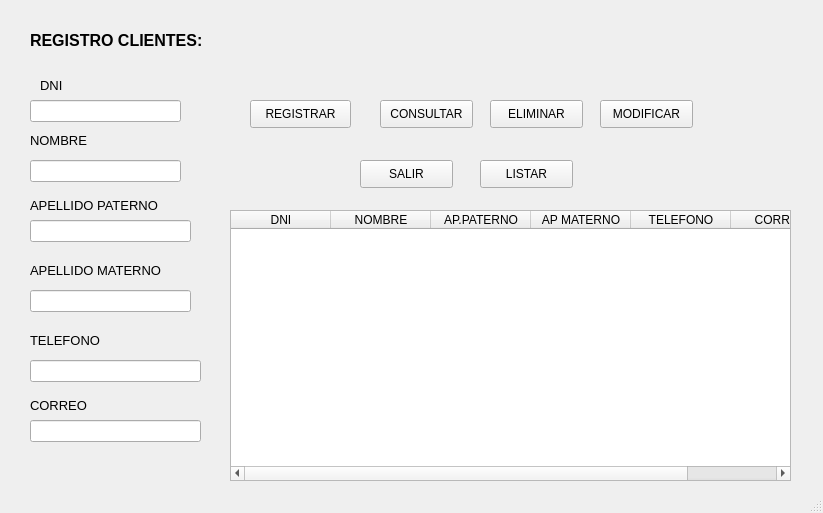
<?xml version="1.0" encoding="UTF-8"?>
<ui version="4.0">
 <class>MainWindow</class>
 <widget class="QMainWindow" name="MainWindow">
  <property name="geometry">
   <rect>
    <x>0</x>
    <y>0</y>
    <width>823</width>
    <height>513</height>
   </rect>
  </property>
  <property name="windowTitle">
   <string>MainWindow</string>
  </property>
  <widget class="QWidget" name="centralwidget">
   <widget class="QLabel" name="label">
    <property name="geometry">
     <rect>
      <x>30</x>
      <y>20</y>
      <width>231</width>
      <height>41</height>
     </rect>
    </property>
    <property name="font">
     <font>
      <weight>75</weight>
      <bold>true</bold>
     </font>
    </property>
    <property name="text">
     <string>&lt;html&gt;&lt;head/&gt;&lt;body&gt;&lt;p&gt;&lt;span style=&quot; font-size:12pt;&quot;&gt;REGISTRO CLIENTES:&lt;/span&gt;&lt;/p&gt;&lt;/body&gt;&lt;/html&gt;</string>
    </property>
   </widget>
   <widget class="QLabel" name="label_2">
    <property name="geometry">
     <rect>
      <x>40</x>
      <y>70</y>
      <width>55</width>
      <height>31</height>
     </rect>
    </property>
    <property name="text">
     <string>&lt;html&gt;&lt;head/&gt;&lt;body&gt;&lt;p&gt;&lt;span style=&quot; font-size:10pt;&quot;&gt;DNI&lt;/span&gt;&lt;/p&gt;&lt;/body&gt;&lt;/html&gt;</string>
    </property>
   </widget>
   <widget class="QLabel" name="label_3">
    <property name="geometry">
     <rect>
      <x>30</x>
      <y>130</y>
      <width>91</width>
      <height>21</height>
     </rect>
    </property>
    <property name="text">
     <string>&lt;html&gt;&lt;head/&gt;&lt;body&gt;&lt;p&gt;&lt;span style=&quot; font-size:10pt;&quot;&gt;NOMBRE&lt;/span&gt;&lt;/p&gt;&lt;/body&gt;&lt;/html&gt;</string>
    </property>
   </widget>
   <widget class="QLabel" name="label_4">
    <property name="geometry">
     <rect>
      <x>30</x>
      <y>190</y>
      <width>161</width>
      <height>31</height>
     </rect>
    </property>
    <property name="text">
     <string>&lt;html&gt;&lt;head/&gt;&lt;body&gt;&lt;p&gt;&lt;span style=&quot; font-size:10pt;&quot;&gt;APELLIDO PATERNO&lt;/span&gt;&lt;/p&gt;&lt;/body&gt;&lt;/html&gt;</string>
    </property>
   </widget>
   <widget class="QLabel" name="label_5">
    <property name="geometry">
     <rect>
      <x>30</x>
      <y>250</y>
      <width>171</width>
      <height>41</height>
     </rect>
    </property>
    <property name="text">
     <string>&lt;html&gt;&lt;head/&gt;&lt;body&gt;&lt;p&gt;&lt;span style=&quot; font-size:10pt;&quot;&gt;APELLIDO MATERNO&lt;/span&gt;&lt;/p&gt;&lt;/body&gt;&lt;/html&gt;</string>
    </property>
   </widget>
   <widget class="QLabel" name="label_6">
    <property name="geometry">
     <rect>
      <x>30</x>
      <y>320</y>
      <width>111</width>
      <height>41</height>
     </rect>
    </property>
    <property name="text">
     <string>&lt;html&gt;&lt;head/&gt;&lt;body&gt;&lt;p&gt;&lt;span style=&quot; font-size:10pt;&quot;&gt;TELEFONO&lt;/span&gt;&lt;/p&gt;&lt;/body&gt;&lt;/html&gt;</string>
    </property>
   </widget>
   <widget class="QLabel" name="label_7">
    <property name="geometry">
     <rect>
      <x>30</x>
      <y>390</y>
      <width>101</width>
      <height>31</height>
     </rect>
    </property>
    <property name="text">
     <string>&lt;html&gt;&lt;head/&gt;&lt;body&gt;&lt;p&gt;&lt;span style=&quot; font-size:10pt;&quot;&gt;CORREO&lt;/span&gt;&lt;/p&gt;&lt;/body&gt;&lt;/html&gt;</string>
    </property>
   </widget>
   <widget class="QLineEdit" name="txtDni">
    <property name="geometry">
     <rect>
      <x>30</x>
      <y>100</y>
      <width>151</width>
      <height>22</height>
     </rect>
    </property>
   </widget>
   <widget class="QLineEdit" name="txtNombre">
    <property name="geometry">
     <rect>
      <x>30</x>
      <y>160</y>
      <width>151</width>
      <height>22</height>
     </rect>
    </property>
   </widget>
   <widget class="QLineEdit" name="txtApep">
    <property name="geometry">
     <rect>
      <x>30</x>
      <y>220</y>
      <width>161</width>
      <height>22</height>
     </rect>
    </property>
   </widget>
   <widget class="QLineEdit" name="txtApem">
    <property name="geometry">
     <rect>
      <x>30</x>
      <y>290</y>
      <width>161</width>
      <height>22</height>
     </rect>
    </property>
   </widget>
   <widget class="QLineEdit" name="txtTelefono">
    <property name="geometry">
     <rect>
      <x>30</x>
      <y>360</y>
      <width>171</width>
      <height>22</height>
     </rect>
    </property>
   </widget>
   <widget class="QLineEdit" name="txtCorreo">
    <property name="geometry">
     <rect>
      <x>30</x>
      <y>420</y>
      <width>171</width>
      <height>22</height>
     </rect>
    </property>
   </widget>
   <widget class="QTableWidget" name="tbRegistro">
    <property name="geometry">
     <rect>
      <x>230</x>
      <y>210</y>
      <width>561</width>
      <height>271</height>
     </rect>
    </property>
    <column>
     <property name="text">
      <string>DNI</string>
     </property>
    </column>
    <column>
     <property name="text">
      <string>NOMBRE</string>
     </property>
    </column>
    <column>
     <property name="text">
      <string>AP.PATERNO</string>
     </property>
    </column>
    <column>
     <property name="text">
      <string>AP MATERNO</string>
     </property>
    </column>
    <column>
     <property name="text">
      <string>TELEFONO</string>
     </property>
    </column>
    <column>
     <property name="text">
      <string>CORREO</string>
     </property>
    </column>
   </widget>
   <widget class="QPushButton" name="btnRegistrar">
    <property name="geometry">
     <rect>
      <x>250</x>
      <y>100</y>
      <width>101</width>
      <height>28</height>
     </rect>
    </property>
    <property name="text">
     <string>REGISTRAR</string>
    </property>
   </widget>
   <widget class="QPushButton" name="btnConsultar">
    <property name="geometry">
     <rect>
      <x>380</x>
      <y>100</y>
      <width>93</width>
      <height>28</height>
     </rect>
    </property>
    <property name="text">
     <string>CONSULTAR</string>
    </property>
   </widget>
   <widget class="QPushButton" name="btnEliminar">
    <property name="geometry">
     <rect>
      <x>490</x>
      <y>100</y>
      <width>93</width>
      <height>28</height>
     </rect>
    </property>
    <property name="text">
     <string>ELIMINAR</string>
    </property>
   </widget>
   <widget class="QPushButton" name="btnModificar">
    <property name="geometry">
     <rect>
      <x>600</x>
      <y>100</y>
      <width>93</width>
      <height>28</height>
     </rect>
    </property>
    <property name="text">
     <string>MODIFICAR</string>
    </property>
   </widget>
   <widget class="QPushButton" name="btnSalir">
    <property name="geometry">
     <rect>
      <x>360</x>
      <y>160</y>
      <width>93</width>
      <height>28</height>
     </rect>
    </property>
    <property name="text">
     <string>SALIR</string>
    </property>
   </widget>
   <widget class="QPushButton" name="btnListar">
    <property name="geometry">
     <rect>
      <x>480</x>
      <y>160</y>
      <width>93</width>
      <height>28</height>
     </rect>
    </property>
    <property name="text">
     <string>LISTAR</string>
    </property>
   </widget>
  </widget>
  <widget class="QStatusBar" name="statusbar"/>
 </widget>
 <resources/>
 <connections/>
</ui>
